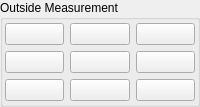
                <widget class="QGroupBox" name="groupBox_18">
                 <property name="title">
                  <string>Outside Measurement</string>
                 </property>
                 <layout class="QGridLayout" name="gridLayout_31">
                  <property name="leftMargin">
                   <number>2</number>
                  </property>
                  <property name="topMargin">
                   <number>3</number>
                  </property>
                  <property name="rightMargin">
                   <number>2</number>
                  </property>
                  <property name="bottomMargin">
                   <number>3</number>
                  </property>
                  <property name="spacing">
                   <number>6</number>
                  </property>
                  <item row="1" column="1">
                   <widget class="QPushButton" name="probe_wk_center">
                    <property name="sizePolicy">
                     <sizepolicy hsizetype="Preferred" vsizetype="Preferred">
                      <horstretch>0</horstretch>
                      <verstretch>0</verstretch>
                     </sizepolicy>
                    </property>
                    <property name="text">
                     <string/>
                    </property>
                    <property name="function" stdset="0">
                     <string>mdi</string>
                    </property>
                    <property name="command" stdset="0">
                     <string>o&lt;p_bar&gt; call</string>
                    </property>
                   </widget>
                  </item>
                  <item row="0" column="0">
                   <widget class="QPushButton" name="probe_XminusYplus">
                    <property name="sizePolicy">
                     <sizepolicy hsizetype="Preferred" vsizetype="Preferred">
                      <horstretch>0</horstretch>
                      <verstretch>0</verstretch>
                     </sizepolicy>
                    </property>
                    <property name="text">
                     <string/>
                    </property>
                    <property name="function" stdset="0">
                     <string>mdi</string>
                    </property>
                    <property name="command" stdset="0">
                     <string>o&lt;c_right_front_out&gt; call</string>
                    </property>
                   </widget>
                  </item>
                  <item row="0" column="1">
                   <widget class="QPushButton" name="probe_Yminus">
                    <property name="sizePolicy">
                     <sizepolicy hsizetype="Preferred" vsizetype="Preferred">
                      <horstretch>0</horstretch>
                      <verstretch>0</verstretch>
                     </sizepolicy>
                    </property>
                    <property name="text">
                     <string/>
                    </property>
                    <property name="function" stdset="0">
                     <string>mdi</string>
                    </property>
                    <property name="command" stdset="0">
                     <string>o&lt;p_back&gt; call</string>
                    </property>
                   </widget>
                  </item>
                  <item row="0" column="2">
                   <widget class="QPushButton" name="probe_XplusYplus">
                    <property name="sizePolicy">
                     <sizepolicy hsizetype="Preferred" vsizetype="Preferred">
                      <horstretch>0</horstretch>
                      <verstretch>0</verstretch>
                     </sizepolicy>
                    </property>
                    <property name="text">
                     <string/>
                    </property>
                    <property name="function" stdset="0">
                     <string>mdi</string>
                    </property>
                    <property name="command" stdset="0">
                     <string>o&lt;c_left_front_out&gt; call</string>
                    </property>
                   </widget>
                  </item>
                  <item row="1" column="2">
                   <widget class="QPushButton" name="probe_Xminus">
                    <property name="sizePolicy">
                     <sizepolicy hsizetype="Preferred" vsizetype="Preferred">
                      <horstretch>0</horstretch>
                      <verstretch>0</verstretch>
                     </sizepolicy>
                    </property>
                    <property name="text">
                     <string/>
                    </property>
                    <property name="function" stdset="0">
                     <string>mdi</string>
                    </property>
                    <property name="command" stdset="0">
                     <string>o&lt;p_right&gt; call</string>
                    </property>
                   </widget>
                  </item>
                  <item row="1" column="0">
                   <widget class="QPushButton" name="probe_Xplus">
                    <property name="sizePolicy">
                     <sizepolicy hsizetype="Preferred" vsizetype="Preferred">
                      <horstretch>0</horstretch>
                      <verstretch>0</verstretch>
                     </sizepolicy>
                    </property>
                    <property name="text">
                     <string/>
                    </property>
                    <property name="function" stdset="0">
                     <string>mdi</string>
                    </property>
                    <property name="command" stdset="0">
                     <string>o&lt;p_left&gt;  call</string>
                    </property>
                   </widget>
                  </item>
                  <item row="2" column="0">
                   <widget class="QPushButton" name="probe_XminusYminus">
                    <property name="sizePolicy">
                     <sizepolicy hsizetype="Preferred" vsizetype="Preferred">
                      <horstretch>0</horstretch>
                      <verstretch>0</verstretch>
                     </sizepolicy>
                    </property>
                    <property name="text">
                     <string/>
                    </property>
                    <property name="function" stdset="0">
                     <string>mdi</string>
                    </property>
                    <property name="command" stdset="0">
                     <string>o&lt;c_right_back_out&gt; call</string>
                    </property>
                   </widget>
                  </item>
                  <item row="2" column="1">
                   <widget class="QPushButton" name="probe_Yplus">
                    <property name="sizePolicy">
                     <sizepolicy hsizetype="Preferred" vsizetype="Preferred">
                      <horstretch>0</horstretch>
                      <verstretch>0</verstretch>
                     </sizepolicy>
                    </property>
                    <property name="text">
                     <string/>
                    </property>
                    <property name="function" stdset="0">
                     <string>mdi</string>
                    </property>
                    <property name="command" stdset="0">
                     <string>o&lt;p_front&gt; call</string>
                    </property>
                   </widget>
                  </item>
                  <item row="2" column="2">
                   <widget class="QPushButton" name="probe_XplusYminus">
                    <property name="sizePolicy">
                     <sizepolicy hsizetype="Preferred" vsizetype="Preferred">
                      <horstretch>0</horstretch>
                      <verstretch>0</verstretch>
                     </sizepolicy>
                    </property>
                    <property name="text">
                     <string/>
                    </property>
                    <property name="function" stdset="0">
                     <string>mdi</string>
                    </property>
                    <property name="command" stdset="0">
                     <string>o&lt;c_left_back_out&gt; call</string>
                    </property>
                   </widget>
                  </item>
                 </layout>
                </widget>
